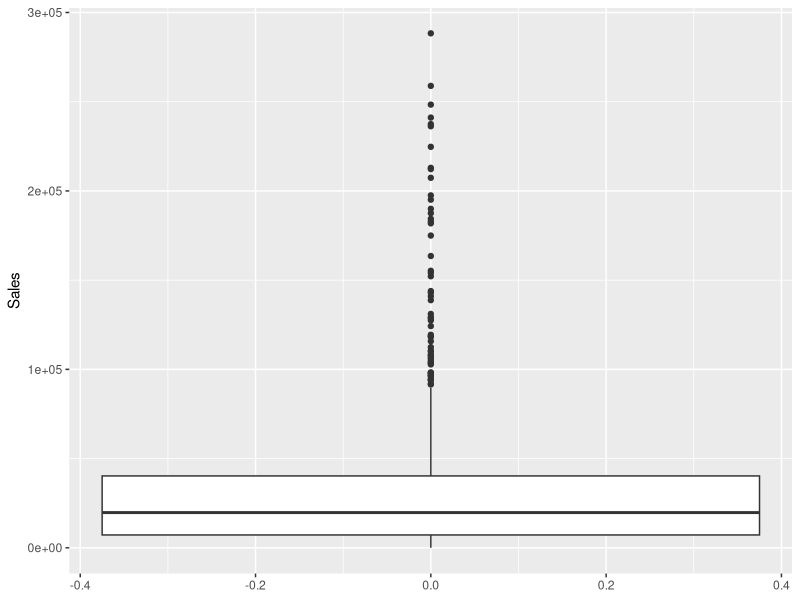

This figure's R source:
## ---- chunk 1
library(tidyverse)
## ---- chunk 2
retailDF <- as_tibble(read.csv('ForecastingCaseStudy.csv'))
head(retailDF)

# Check for missing data
colSums(is.na(retailDF))
# Check for extreme outliers
ggplot(retailDF, aes(y = Sales)) +
  geom_boxplot()
